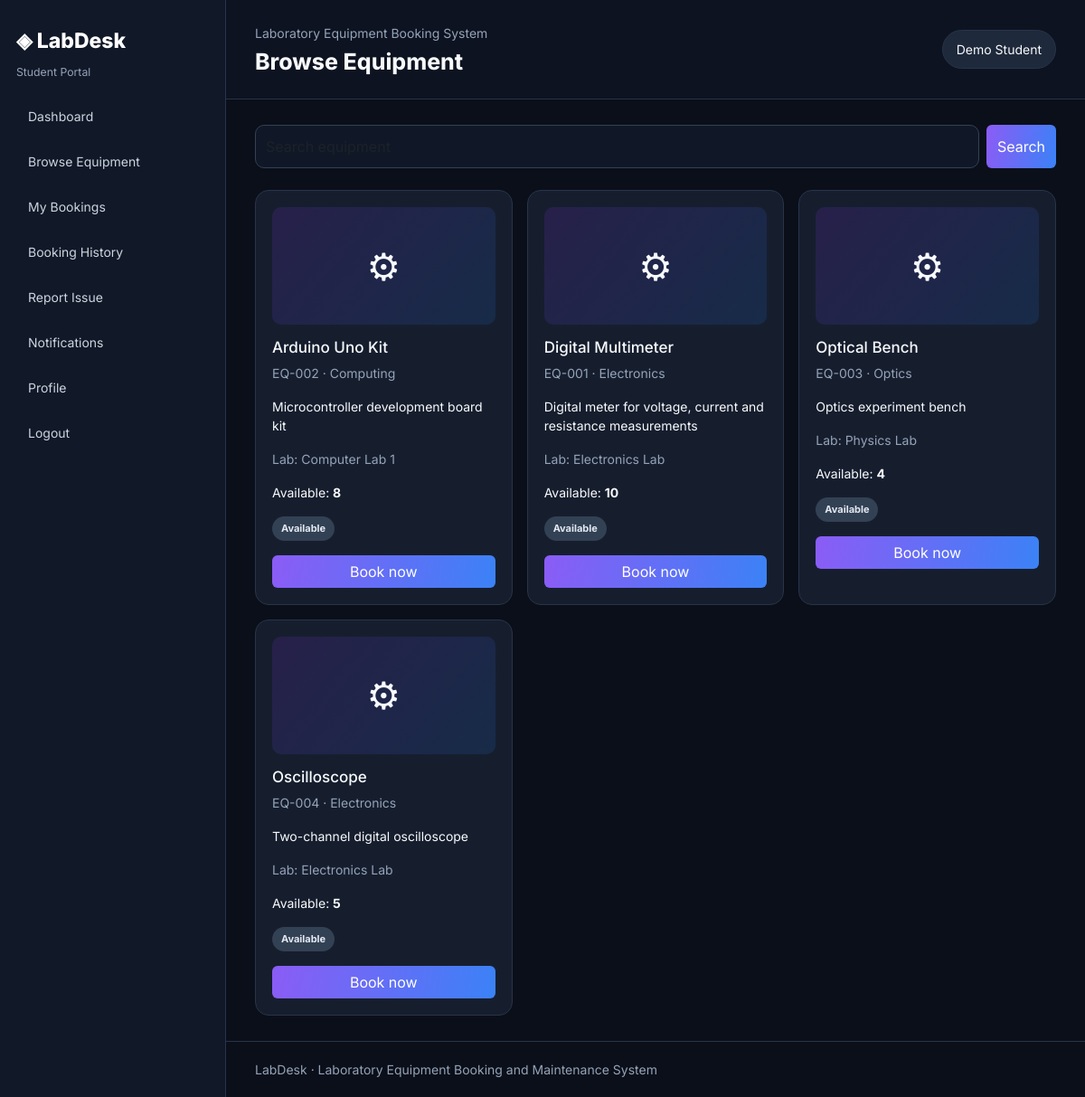
The app's page /student/equipment-details.php (signed in) with its own data.
### tables this page shows
CREATE TABLE equipment (
 id INT AUTO_INCREMENT PRIMARY KEY, equipment_code VARCHAR(60) NOT NULL UNIQUE, name VARCHAR(150) NOT NULL,
 category_id INT NULL, description TEXT, quantity INT NOT NULL DEFAULT 1, available_quantity INT NOT NULL DEFAULT 1,
 laboratory_id INT NOT NULL, condition_status ENUM('Good','Under Maintenance') NOT NULL DEFAULT 'Good',
 image_path VARCHAR(255), date_added TIMESTAMP DEFAULT CURRENT_TIMESTAMP,
 CONSTRAINT fk_equipment_category FOREIGN KEY(category_id) REFERENCES equipment_categories(id) ON DELETE SET NULL,
 CONSTRAINT fk_equipment_lab FOREIGN KEY(laboratory_id) REFERENCES laboratories(id),
 CHECK(quantity >= 0), CHECK(available_quantity >= 0)
);

CREATE TABLE equipment_categories (
 id INT AUTO_INCREMENT PRIMARY KEY, name VARCHAR(100) NOT NULL UNIQUE
);

CREATE TABLE laboratories (
 id INT AUTO_INCREMENT PRIMARY KEY, name VARCHAR(120) NOT NULL, department VARCHAR(100),
 building VARCHAR(100), room_number VARCHAR(30), description TEXT,
 created_at TIMESTAMP DEFAULT CURRENT_TIMESTAMP
);

### student/equipment-details.php (called while the page is built)
<?php require __DIR__.'/equipment.php'; ?>

### student/equipment.php (the view)
<?php
require_once __DIR__.'/../includes/auth.php'; require_role('student');$q=trim($_GET['q']??'');$s=$pdo->prepare("SELECT e.*,l.name lab,c.name category FROM equipment e LEFT JOIN laboratories l ON l.id=e.laboratory_id LEFT JOIN equipment_categories c ON c.id=e.category_id WHERE e.name LIKE ? OR e.equipment_code LIKE ? ORDER BY e.name");$s->execute(['%'.$q.'%','%'.$q.'%']);$rows=$s->fetchAll();page_header('Browse Equipment','student');?>
<form class="d-flex gap-2 mb-4"><input class="form-control" name="q" value="<?=e($q)?>" placeholder="Search equipment"><button class="btn btn-primary">Search</button></form><div class="equipment-grid"><?php foreach($rows as $r):?><div class="equipment-card"><div class="equipment-image">⚙</div><h3><?=e($r['name'])?></h3><p class="muted"><?=e($r['equipment_code'])?> · <?=e($r['category']??'General')?></p><p><?=e($r['description'])?></p><p class="muted">Lab: <?=e($r['lab'])?></p><p>Available: <b><?=$r['available_quantity']?></b></p><?=status_badge($r['condition_status']==='Under Maintenance'?'Under Maintenance':($r['available_quantity']>0?'Available':'Fully Booked'))?><div class="mt-3"><a class="btn btn-primary w-100" href="book-equipment.php?id=<?=$r['id']?>" <?=$r['available_quantity']<1||$r['condition_status']==='Under Maintenance'?'aria-disabled="true"':''?>>Book now</a></div></div><?php endforeach?></div><?php if(!$rows):?><div class="empty">No equipment matched your search.</div><?php endif?><?php page_footer();?>

### includes/functions.php (shortened to what this page needs)
<?php
function e($value): string { return htmlspecialchars((string)$value, ENT_QUOTES, 'UTF-8'); }
function app_base_path(): string {
    $documentRoot = realpath($_SERVER['DOCUMENT_ROOT'] ?? '');
    $applicationRoot = realpath(__DIR__ . '/..');
    $documentRoot = rtrim($documentRoot, DIRECTORY_SEPARATOR);
    if (strcasecmp($applicationRoot, $documentRoot) === 0) return '';
    $documentRootPrefix = $documentRoot . DIRECTORY_SEPARATOR;
    return '/' . str_replace(DIRECTORY_SEPARATOR, '/', substr($applicationRoot, strlen($documentRootPrefix)));
}
function current_user(): ?array { return $_SESSION['user'] ?? null; }
function page_header(string $title, string $role): void {
    $user = current_user();
    $basePath = app_base_path();
    $prefix = $basePath . ($role === 'admin' ? '/admin/' : '/student/');
    $links = $role === 'admin'
      ? ['Dashboard'=>'dashboard.php','Equipment'=>'equipment.php','Bookings'=>'bookings.php','Students'=>'students.php','Laboratories'=>'laboratories.php','Maintenance'=>'maintenance.php','Reports'=>'reports.php','Notifications'=>'notifications.php','Profile'=>'profile.php']
      : ['Dashboard'=>'dashboard.php','Browse Equipment'=>'equipment.php','My Bookings'=>'my-bookings.php','Booking History'=>'booking-history.php','Report Issue'=>'report-issue.php','Notifications'=>'notifications.php','Profile'=>'profile.php'];
    echo '<!doctype html><html lang="en"><head><meta charset="utf-8"><meta name="viewport" content="width=device-width,initial-scale=1"><title>'.e($title).' | LabDesk</title>';
    echo '<link href="https://cdn.jsdelivr.net/npm/bootstrap@5.3.3/dist/css/bootstrap.min.css" rel="stylesheet"><link href="'.e($basePath).'/assets/css/style.css" rel="stylesheet"><script src="https://cdn.jsdelivr.net/npm/chart.js"></script></head><body>';
    echo '<div class="app-shell"><aside class="sidebar"><a class="brand" href="'.$prefix.'dashboard.php">◈ LabDesk</a><div class="small muted mb-3">'.ucfirst($role).' Portal</div><nav>';
    foreach ($links as $label=>$file) echo '<a href="'.$prefix.$file.'">'.e($label).'</a>';
    echo '<a href="'.e($basePath).'/logout.php">Logout</a></nav></aside><main class="main"><header class="topbar"><div><span class="muted">Laboratory Equipment Booking System</span><h1>'.e($title).'</h1></div><div class="user-chip">'.e($user['name'] ?? 'User').'</div></header><section class="content">';
}
function page_footer(): void {
    echo '</section><footer class="footer">LabDesk · Laboratory Equipment Booking and Maintenance System</footer></main></div><script src="'.e(app_base_path()).'/assets/js/main.js"></script></body></html>';
}
function status_badge(string $status): string {
    $class = strtolower(str_replace(' ', '-', $status));
    return '<span class="status '.$class.'">'.e($status).'</span>';
}

### assets/css/style.css (style rules this page uses)
:root { --bg:#0B0F19;--side:#111827;--card:#161E2E;--surface:#1E293B;--purple:#8B5CF6;--blue:#3B82F6;--text:#F8FAFC;--muted:#94A3B8;--border:#273449 }
* { box-sizing:border-box }
body { margin:0;background:var(--bg);color:var(--text);font-family:Inter,system-ui,sans-serif;font-size:14px }
a { color:#b9a1ff;text-decoration:none }
.app-shell { display:flex;min-height:100vh }
.sidebar { width:250px;background:var(--side);padding:28px 18px;border-right:1px solid var(--border);flex-shrink:0 }
.brand { display:block;color:#fff;font-size:23px;font-weight:800;margin-bottom:8px }
.muted { color:var(--muted) }
.sidebar nav { display:grid;gap:7px;margin-top:18px }
.sidebar nav a { padding:11px 13px;border-radius:10px;color:#cbd5e1 }
.main { min-width:0;flex:1 }
.topbar { padding:26px 32px;border-bottom:1px solid var(--border);display:flex;align-items:center;justify-content:space-between;background:#0d1320 }
.topbar h1 { font-size:25px;font-weight:750;margin:6px 0 0 }
.user-chip { background:var(--surface);border:1px solid var(--border);padding:10px 15px;border-radius:30px }
.content { padding:28px 32px;max-width:1500px;margin:auto }
.footer { padding:20px 32px;color:var(--muted);border-top:1px solid var(--border) }
.btn-primary { background:linear-gradient(100deg,var(--purple),var(--blue));border:0 }
.form-control,.form-select { background:#101827;border:1px solid #334155;color:#f8fafc;border-radius:10px;padding:11px }
.status { display:inline-block;padding:5px 10px;border-radius:30px;font-size:11px;font-weight:700;background:#334155;color:#e2e8f0 }
.equipment-grid { display:grid;grid-template-columns:repeat(auto-fill,minmax(240px,1fr));gap:16px }
.equipment-card { background:var(--card);border:1px solid var(--border);border-radius:15px;padding:18px }
.equipment-card h3 { font-size:17px }
.equipment-image { height:130px;border-radius:10px;background:linear-gradient(130deg,#27204a,#172b48);display:grid;place-items:center;font-size:42px;margin-bottom:15px }

### records on screen
equipment: name "Arduino Uno Kit", equipment_code "EQ-002", category.name "Computing", description "Microcontroller development board kit", laboratory.name "Computer Lab 1", available_quantity "8"
equipment: name "Digital Multimeter", equipment_code "EQ-001", category.name "Electronics", description "Digital meter for voltage, current and resistance measurements", laboratory.name "Electronics Lab", available_quantity "10"
equipment: name "Optical Bench", equipment_code "EQ-003", category.name "Optics", description "Optics experiment bench", laboratory.name "Physics Lab", available_quantity "4"
equipment: name "Oscilloscope", equipment_code "EQ-004", category.name "Electronics", description "Two-channel digital oscilloscope", laboratory.name "Electronics Lab", available_quantity "5"

### other values on screen
$role "Student"
$label "Dashboard"
$label "Browse Equipment"
$label "My Bookings"
$label "Booking History"
$label "Report Issue"
$label "Notifications"
$label "Profile"
$title "Browse Equipment"
$user['name'] "Demo Student"
